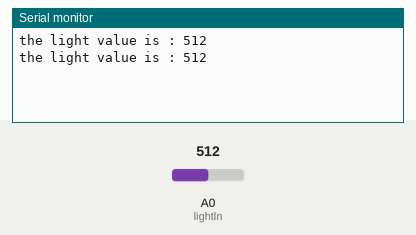
Recording of a sketch running on a simulated Arduino Uno, built with avr-gcc and run on an emulated ATmega328P. Parts: the last lines printed to the serial monitor. Inputs (shaded band) come from the test bench; at power-on: A0 (lightln) = 512.

Above: at 3.8 s.
3.9 s: A0 (lightln) set to 716
At 7.4 s:
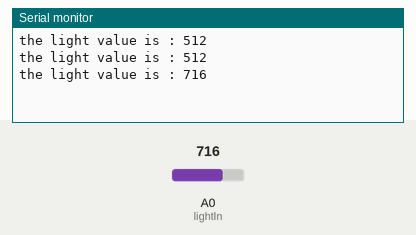
7.8 s: A0 (lightln) set to 900
At 9.7 s:
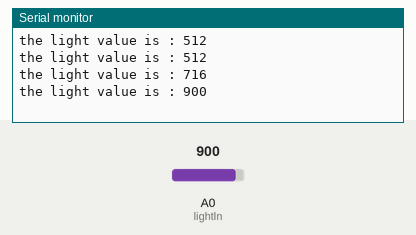
Timing chart, 0 to 11.2 s (numbered marks = the images above; inputs shaded):
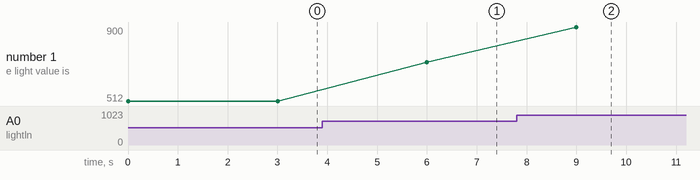

Measured:
- after the input at 3.9 s, the serial monitor: prints a new line after 2.1 s (image 1)
- after the input at 7.8 s, the serial monitor: prints a new line after 1.2 s (image 2)
- plotted number 1: 512 → 716 after the input at 3.9 s, 716 → 900 after the input at 7.8 s

The sketch:

07.ino
```cpp
int lightln = A0; // 아두이노의 아날로그 핀을 선택함

void setup() {
  Serial.begin(9600); // 시리얼 연결을 시작함
}

void loop() {
  Serial.print("the light value is : "); // 스트링 문서를 시리얼 모니터에 출력함
  int lightValue = analogRead(lightln); //측정된 광/조도 값을 받아 옴
  Serial.println(lightValue); // 시리얼 모니터에 광/조도 값을 출력함
  delay(3000); //3초 지연 실행
}
```
